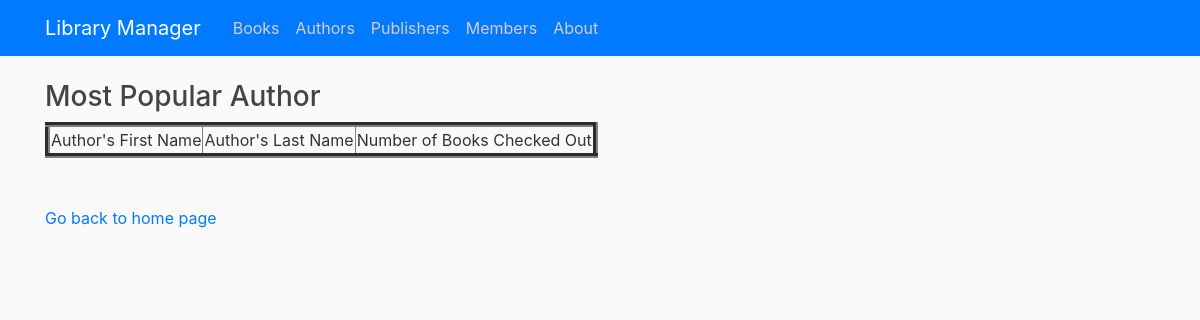
Before: /popular with the older database file.
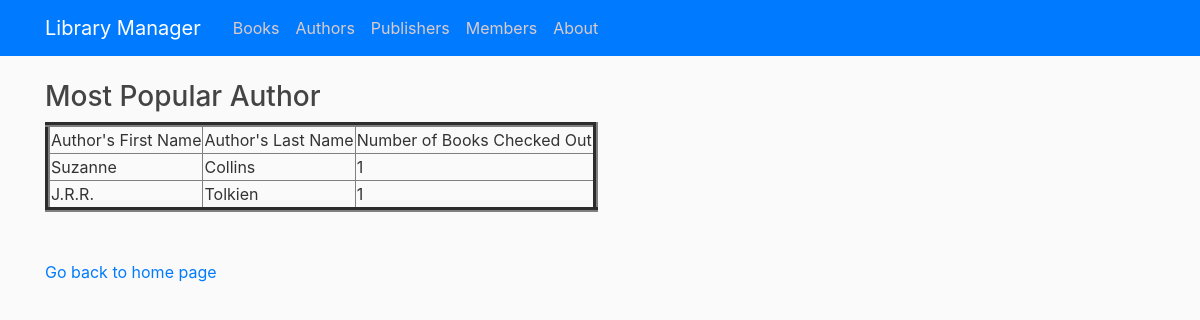
After: the same page with the newer database file.
### tables this page shows
CREATE TABLE Author (authorId INTEGER PRIMARY KEY AUTOINCREMENT, firstName TEXT NOT NULL, lastName TEXT NOT NULL);

### library/routes.py (the view)
@app.route("/popular")
def popular():
    con = sqlite3.connect("book.db")
    con.row_factory = sqlite3.Row
    cur = con.cursor()
    cur.execute("SELECT Author.firstName, Author.lastName, count(*) AS numBooks\
        FROM Author JOIN WrittenBy JOIN Book \
            ON Author.authorId = WrittenBy.authorId \
            AND WrittenBy.bookId = Book.bookId \
        WHERE Book.availability = 0 \
        GROUP BY Author.authorId, Author.firstName, Author.lastName \
        HAVING count(*) = (SELECT count(*) \
                            FROM Author JOIN WrittenBy JOIN Book \
                                ON Author.authorId = WrittenBy.authorId \
                                AND WrittenBy.bookId = Book.bookId \
                            WHERE Book.availability = 0 \
                            GROUP BY Author.authorId, Author.firstName, Author.lastName \
                            ORDER BY count(*) DESC \
                            LIMIT 1)")
    rows = cur.fetchall()
    return render_template("popular.html",rows = rows)

### library/templates/popular.html (shortened to what this page needs)
{% extends "layout.html" %}
{% block content %}
<!DOCTYPE html>
<html>
<head>
</head>
<body>
    <h3>Most Popular Author</h3>
    <table border=5>
        <thead>
            <td>Author's First Name</td>
            <td>Author's Last Name</td>
            <td>Number of Books Checked Out</td>
        </thead>
        {% for row in rows %}
        <tr>
            <td>{{row["firstName"]}}</td>
            <td>{{row["lastName"]}}</td>
            <td>{{row["numBooks"]}}</td>
        </tr>
        {% endfor %}
    </table>
    <br><br>
    <a href="/">Go back to home page</a>
</body>
</html>
{% endblock content %}

Changed rows visible on the page:
now on this page (row edited): Author: firstName "Suzanne", lastName "Collins", numBooks "1"
now on this page (row edited): Author: firstName "J.R.R.", lastName "Tolkien", numBooks "1"
